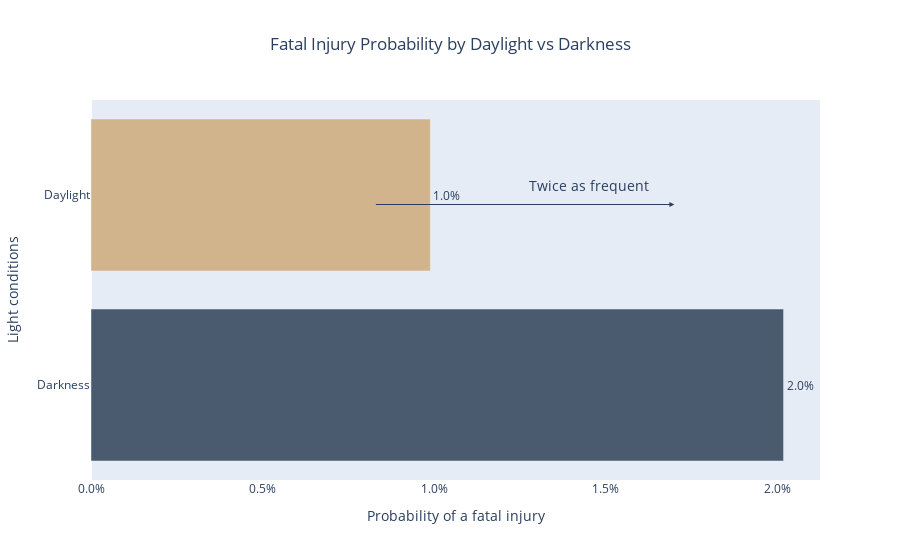

Here is the notebook cell this chart was saved with:
### Markdown cell above
# Multivariate Analisys

### Code cell
lighting_df = accidents.copy()
lighting_df.loc[lighting_df['Light_conditions'].str.contains('Darkness', case=False, na=False), 'Light_conditions'] = 'Darkness'

daylight_fatal = lighting_df[lighting_df['Light_conditions'] == 'Daylight'].Accident_severity.value_counts(normalize=True).values[2]
darkness_fatal = lighting_df[lighting_df['Light_conditions'] == 'Darkness'].Accident_severity.value_counts(normalize=True).values[2]

joint_fatal = pd.DataFrame({'Daylight': [daylight_fatal], 'Darkness': [darkness_fatal]})
melt_fatal = pd.melt(joint_fatal, var_name='Light_conditions', value_name='Probability')
melt_fatal = melt_fatal.sort_values(by='Probability', ascending=False)

fig = setup_horizontal_bar(melt_fatal, 'Probability', 'Light_conditions', '#4A5A6F', 'tan',
                           'Probability of a fatal injury', 'Light conditions', 'Fatal Injury Probability by Daylight vs Darkness')
fig.add_annotation(text='', x=0.017, y=0.95, ax=-300, ay=0, arrowhead=2)
fig.add_annotation(text='Twice as frequent', x=0.0145, y=1.05, ax=0, ay=0, showarrow=False, font=dict(size=14))
fig.show()

### Figure 1 — Plotly figure (JSON) as saved in the notebook; plotly's stock layout.template omitted (floating-point values rounded to 4 significant figures)
{"data": [{"alignmentgroup": "True", "hovertemplate": "color=#4A5A6F<br>Probability of a fatal injury=%{x}<br>Light conditions=%{y}<extra></extra>", "legendgroup": "#4A5A6F", "marker": {"color": "#4A5A6F", "pattern": {"shape": ""}}, "name": "#4A5A6F", "offsetgroup": "#4A5A6F", "orientation": "h", "showlegend": false, "textposition": "outside", "texttemplate": "%{x}", "type": "bar", "x": [0.02018], "xaxis": "x", "y": ["Darkness"], "yaxis": "y"}, {"alignmentgroup": "True", "hovertemplate": "color=tan<br>Probability of a fatal injury=%{x}<br>Light conditions=%{y}<extra></extra>", "legendgroup": "tan", "marker": {"color": "tan", "pattern": {"shape": ""}}, "name": "tan", "offsetgroup": "tan", "orientation": "h", "showlegend": false, "textposition": "outside", "texttemplate": "%{x}", "type": "bar", "x": [0.009889], "xaxis": "x", "y": ["Daylight"], "yaxis": "y"}], "layout": {"annotations": [{"arrowhead": 2, "ax": -300, "ay": 0, "text": "", "x": 0.017, "y": 0.95}, {"ax": 0, "ay": 0, "font": {"size": 14}, "showarrow": false, "text": "Twice as frequent", "x": 0.0145, "y": 1.05}], "barmode": "relative", "legend": {"title": {"text": "color"}, "tracegroupgap": 0}, "title": {"text": "Fatal Injury Probability by Daylight vs Darkness", "x": 0.5}, "xaxis": {"anchor": "y", "domain": [0, 1], "fixedrange": true, "showgrid": false, "tickformat": ".1%", "title": {"text": "Probability of a fatal injury"}}, "yaxis": {"anchor": "x", "domain": [0, 1], "fixedrange": true, "title": {"text": "Light conditions"}}}}
